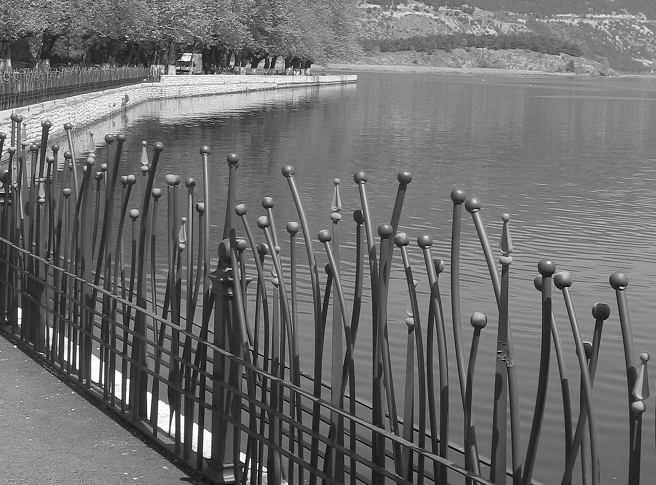
%> input picture 7200OT_Code file/Chap 02/my_image.bmp, 656 x 485 px
$ octave HistogramEqualization.m   (GNU Octave 9; MATLAB toolbox functions it lacks are replaced by stand-ins)
%> lines starting %> are read from the running program, lines starting %| are printed output that depends on the picture
img = imread('my_image.bmp');
%> img is the input picture: size 485x656 uint8; min 0, max 255, mean 109.7
img_eq = histeq(img);
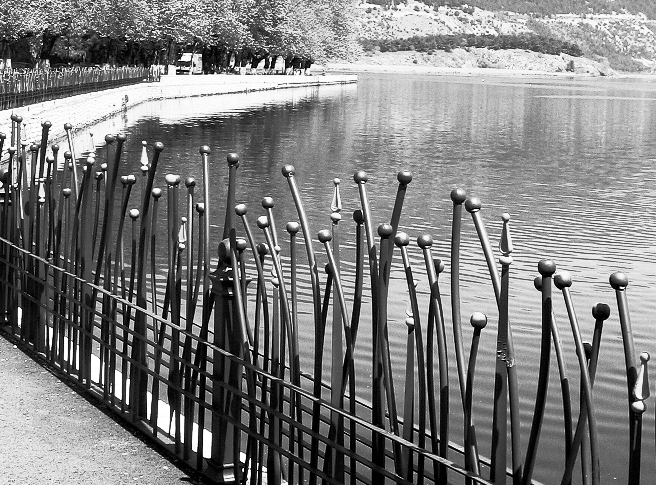
%> img_eq: size 485x656 uint8; min 0, max 255, mean 126.4
subplot(2,2,1),imshow(img),title('Original Image');
subplot(2,2,2),imshow(img_eq),title('Equalized Image');
subplot(2,2,3),imhist(img,64),title('Original Image Histogram');
subplot(2,2,4),imhist(img_eq,64),title('Equalized Image Histogram');
%> after `title('Equalized Image Histogram')`:
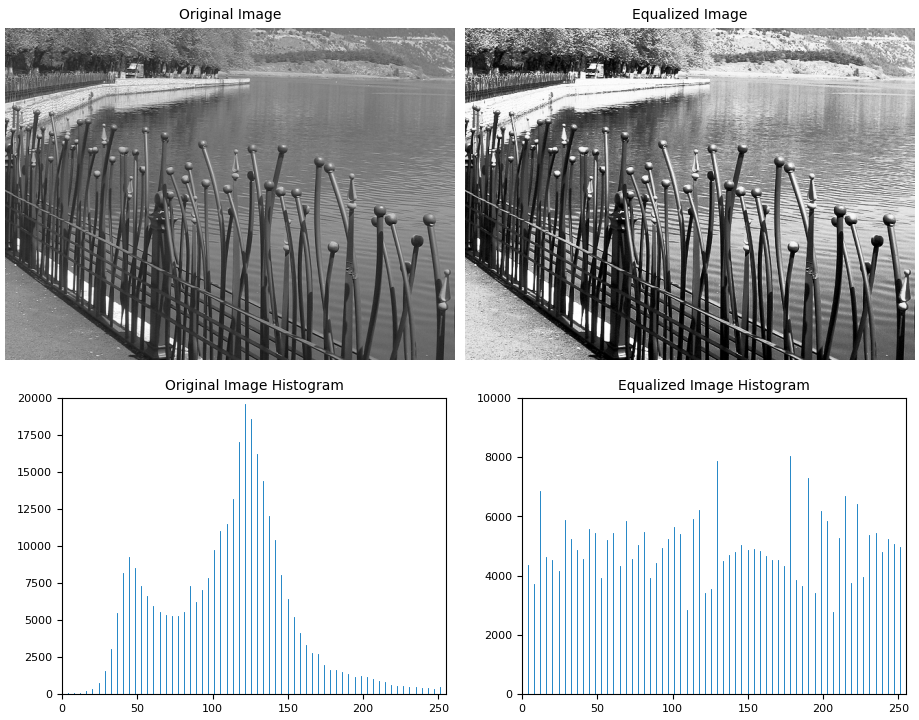
%> figure redrawn from the program's plot data, 4 panels

$ run again, with 7200OT_Code file/Chap 02/holiday_image2.bmp copied over 7200OT_Code file/Chap 02/my_image.bmp
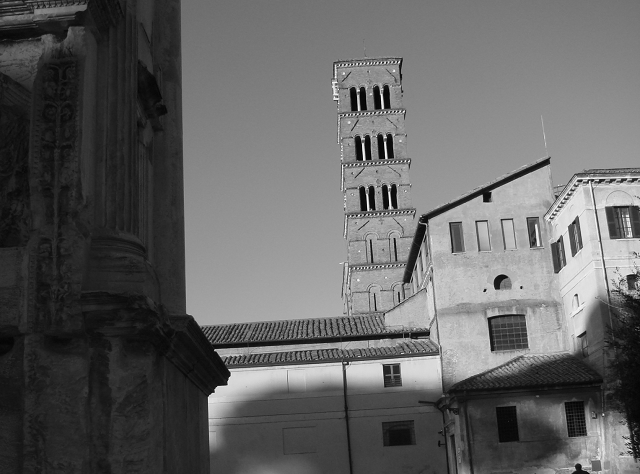
%> input picture 7200OT_Code file/Chap 02/holiday_image2.bmp, 640 x 474 px
%> img is the input picture: size 474x640 uint8; min 0, max 253, mean 98.4
%> `img_eq = histeq(img);`:
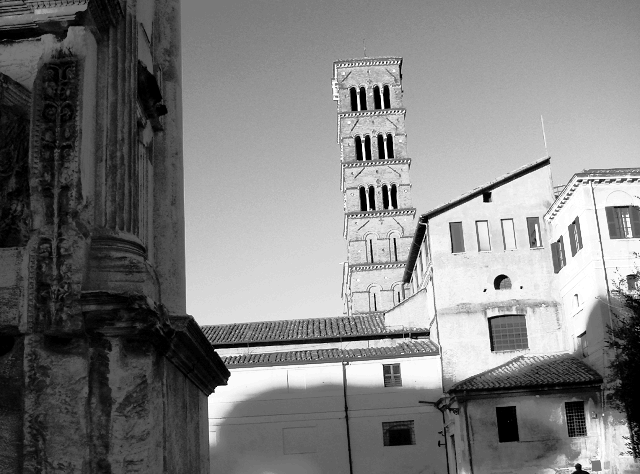
%> img_eq: size 474x640 uint8; min 0, max 255, mean 126.4
%> `title('Equalized Image Histogram')`:
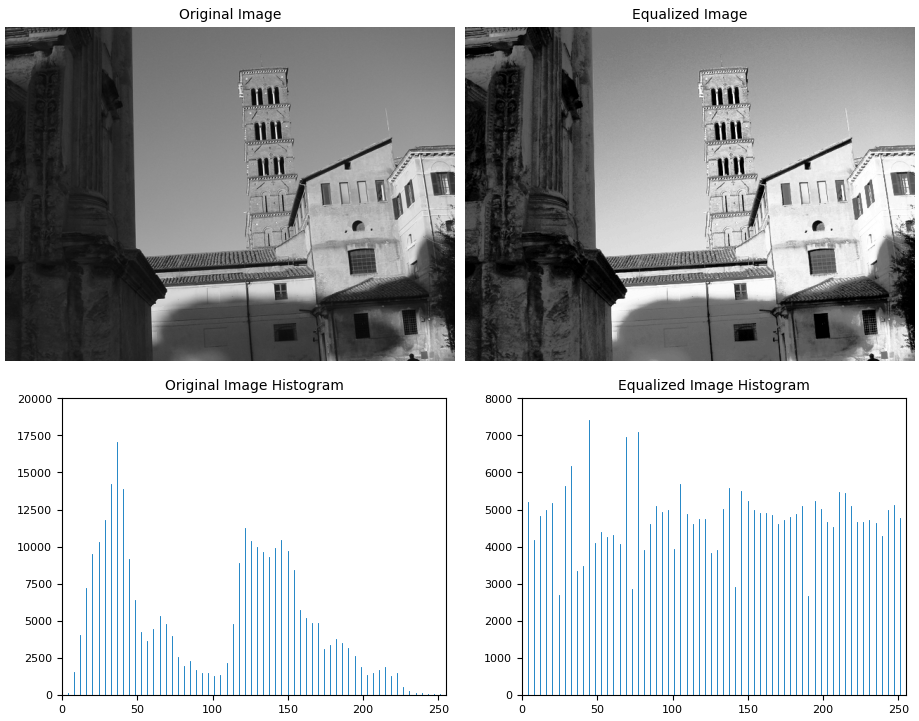
%> figure redrawn from the program's plot data, 4 panels

$ run again, with 7200OT_Code file/Chap 02/grandma.JPG saved as 7200OT_Code file/Chap 02/my_image.bmp
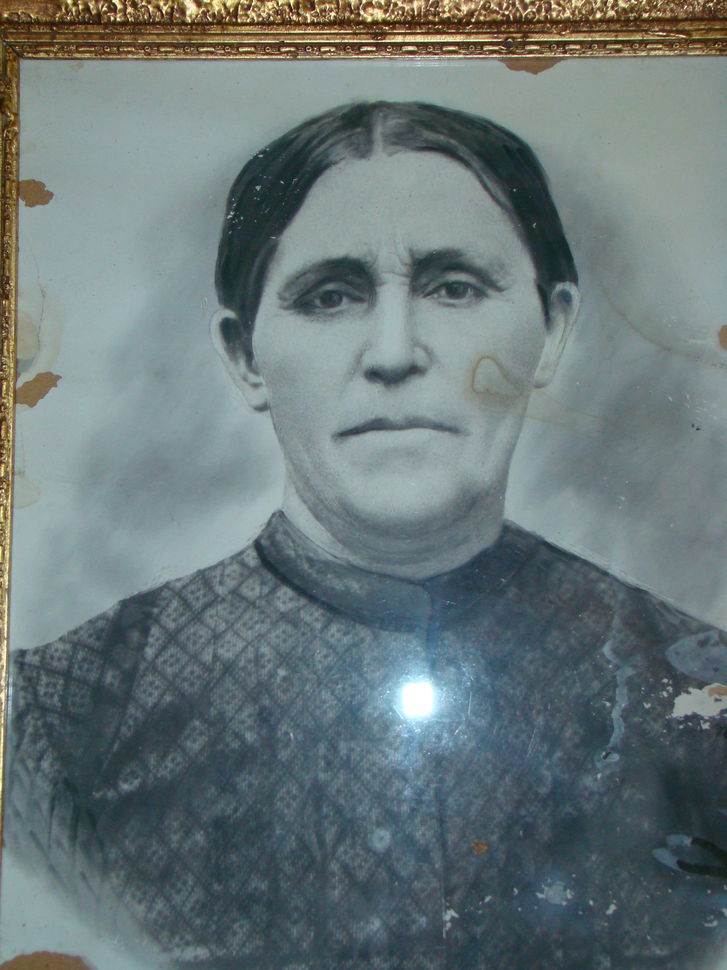
%> input picture 7200OT_Code file/Chap 02/grandma.JPG, 727 x 970 px, shrunk from 1536 x 2048 before the run
%> img is the input picture: size 970x727x3 uint8; mean R, G, B 105.3, 118.9, 119.9
%> `img_eq = histeq(img);`:
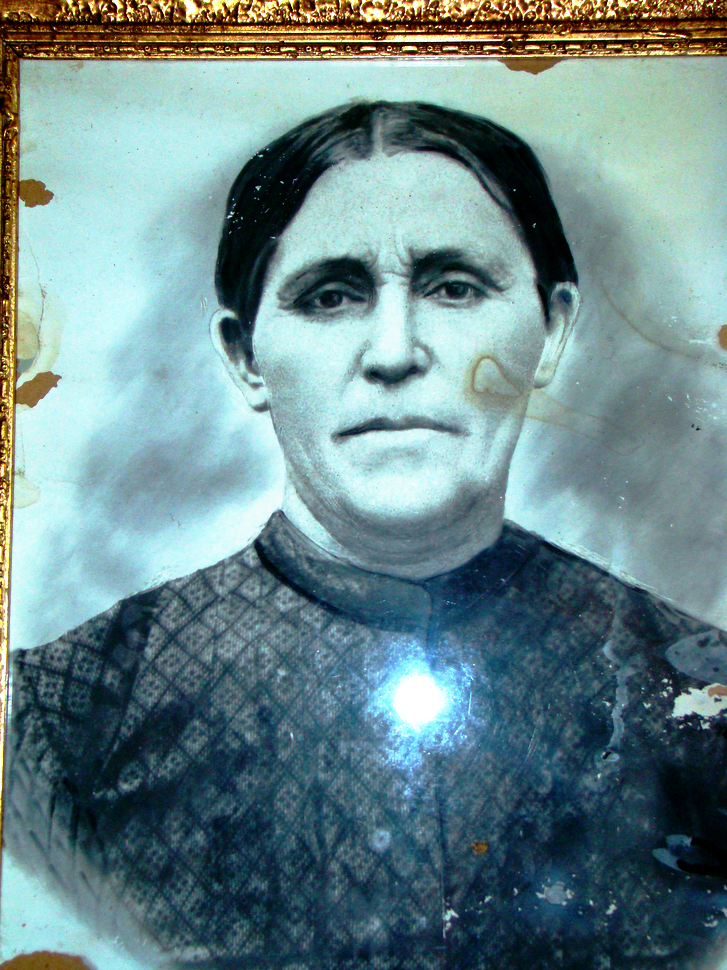
%> img_eq: size 970x727x3 uint8; mean R, G, B 106.7, 135.1, 137.5
%> `title('Equalized Image Histogram')`:
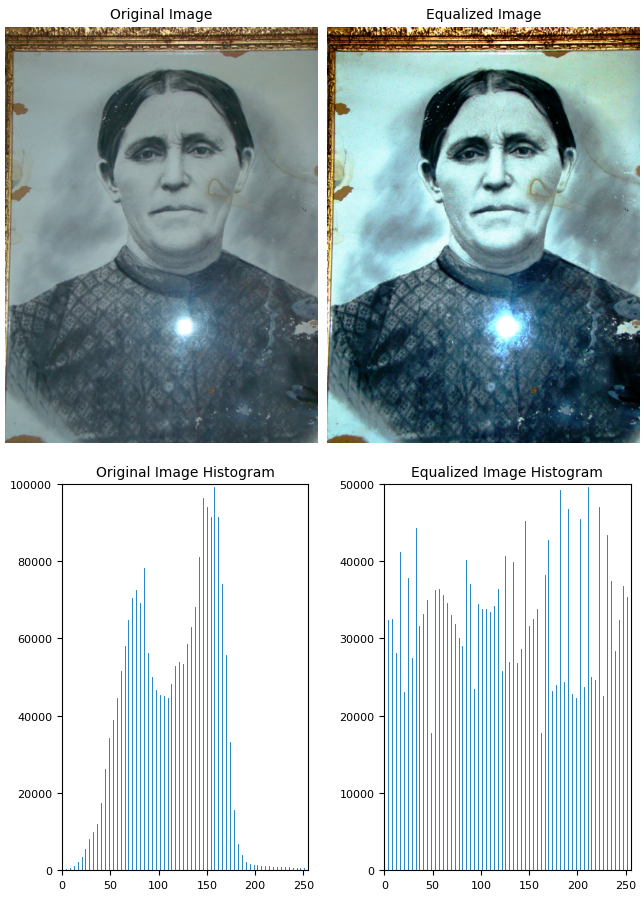
%> figure redrawn from the program's plot data, 4 panels
